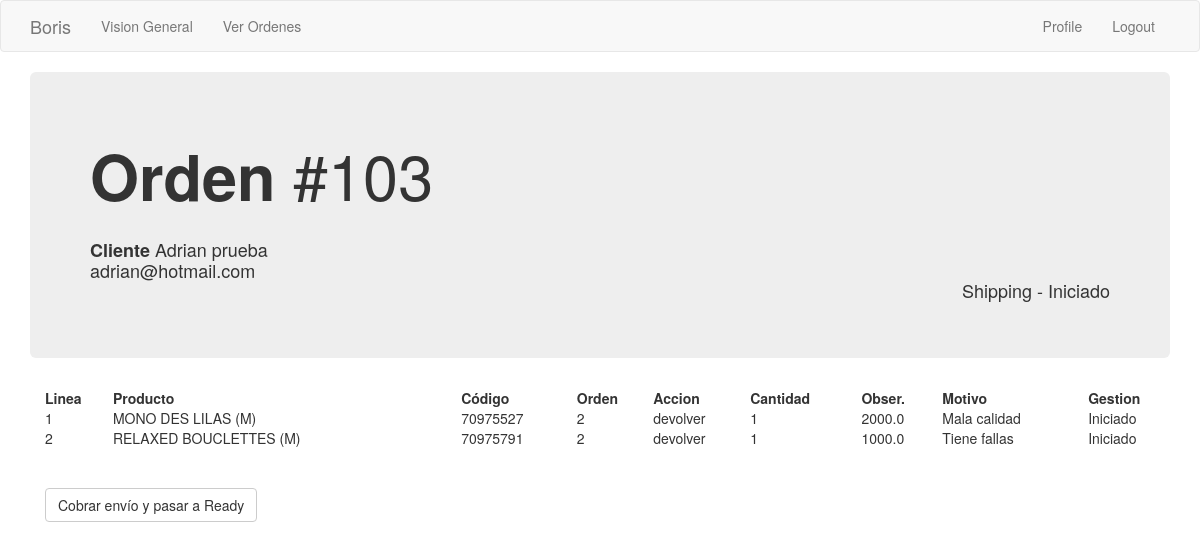
/orden/2 (signed in), run on the app's committed database.
### app/models.py (models this page shows, shortened)
class Order_header(db.Model):
    id = db.Column(db.Integer, primary_key=True)
    order_number = db.Column(db.Integer, index=True)
    order_id_anterior = db.Column(db.Integer)
    creation_date = db.Column(db.String(35), index=True)
    last_update_date = db.Column(db.String(35))
    payment_method = db.Column(db.String(10))
    payment_card = db.Column(db.String(10))
    courier_order_id = db.Column(db.String(64), index=True)
    status = db.Column(db.String(15))
    sub_status = db.Column(db.String(15))
    customer_address = db.Column(db.String(64))
    customer_number = db.Column(db.String(10))
    customer_floor = db.Column(db.String(10))
    customer_zipcode = db.Column(db.String(8))
    customer_locality = db.Column(db.String(64))
    customer_city = db.Column(db.String(64))
    customer_province = db.Column(db.String(64))
    customer_country = db.Column(db.String(64))
    detalle = db.relationship('Order_detail', backref='productos', lazy='dynamic')
    transaction = db.relationship('Transaction_log', backref='transaccion', lazy='dynamic')
    customer_id = db.Column(db.Integer, db.ForeignKey('customer.id'))
    store = db.Column(db.Integer, db.ForeignKey('company.store_id'))

class Customer(db.Model):
    id = db.Column(db.Integer, primary_key=True)
    platform = db.Column(db.String(64), index=True)
    name = db.Column(db.String(64), index=True)
    email = db.Column(db.String(120), index=True, unique=True)
    phone = db.Column(db.String(15))
    orders = db.relationship('Order_header', backref='buyer', lazy='dynamic')

class Order_detail(db.Model):
    order_line_number = db.Column(db.String, primary_key=True)
    line_number = db.Column(db.Integer)
    prod_id = db.Column(db.Integer)
    name = db.Column(db.String(120))
    variant = db.Column(db.Integer)
    accion = db.Column(db.String(10))
    accion_cambiar_por = db.Column(db.Integer)
    accion_cantidad = db.Column(db.Integer)
    motivo = db.Column(db.String(50))
    monto_a_devolver = db.Column(db.Float)
    gestionado = db.Column(db.String(10))
    order = db.Column(db.Integer, db.ForeignKey('order_header.id'))

### app/main/routes.py (the view)
@bp.route('/orden/<orden_id>')
@login_required
def orden(orden_id):
    orden = Order_header.query.filter_by(id=orden_id).first()
    orden_linea = Order_detail.query.filter_by(order=orden_id).all()
    return render_template('orden.html', orden=orden, orden_linea=orden_linea, customer=orden.buyer)

### app/main/routes.py (called while the page is built)
@bp.before_app_request
def before_request():
    if current_user.is_authenticated:
        current_user.last_seen = datetime.utcnow()
        db.session.commit()

### app/models.py (called while the page is built)
@login.user_loader
def load_user(id):
    return User.query.get(int(id))

### app/templates/orden.html (shortened to what this page needs)
{% extends "base.html" %}
{% block app_content %}
    <div class='jumbotron'>
        <h1>
            <strong>Orden </strong>#{{orden.order_number}}
        </h1>
        <h4>
            <br> <strong> Cliente </strong>{{customer.name}}
            <br>         {{customer.email}}
            <div class="text-right"> {{orden.status}} - {{orden.sub_status}} </div>
        </h4>
    </div>
    <div class='container'>
        <table style="width:100%">
            <tr>
                <th>Linea</th>
                <th>Producto</th>
                <th>Código</th>
                <th>Orden</th>
                <th>Accion</th>
                <th>Cantidad</th>
                <th>Obser.</th>
                <th>Motivo</th>
                <th>Gestion</th>
            </tr>
            {% for i in orden_linea %}
            <tr>
                <td>{{i['line_number']}}</td>
                <td>{{i['name']}}</td>
                <td>{{i['prod_id']}}</td>
                <td>{{i['order']}}</td>
                <td>{{i['accion']}}</td>
                <td>{{i['accion_cantidad']}}</td>
                <td>
                {% if i['accion'] == 'cambiar' %}
                    {{i['accion_cambiar_por']}}
                {% else %}
                    {{i['monto_a_devolver']}}
                {% endif %}
                </td>
                <td>{{i['motivo']}}</td>
                <td>{{i['gestionado']}}</td>
            </tr>
            {% endfor %}
        </table>
        <br><br>
            {% if orden.sub_status == 'Iniciado' %}
                {% set text = 'Cobrar envío y pasar a Ready' %}
                {% set accion_orden = 'toReady' %}
            {% endif %}
            {% if orden.sub_status == 'Recibido' %}
                {% set text = 'Revisar y aprobar Solicitud' %}
                {% set accion_orden = 'toApproved' %}
            {% endif %}
            <a href="{{ url_for('main.gestionar_ordenes', orden_id = orden.id, accion_orden = accion_orden ) }}">
            <button class="btn btn-default"> {{text}} </button></a>
    </div>
{% endblock %}

### data on the page
Order_header: order_number "103", status "Shipping", sub_status "Iniciado"
Customer: name "Adrian prueba", email "adrian@hotmail.com"
Order_detail: line_number "1", name "MONO DES LILAS (M)", prod_id "70975527", order "2", accion "devolver", accion_cantidad "1", monto_a_devolver "2000.0", motivo "Mala calidad", gestionado "Iniciado"
Order_detail: line_number "2", name "RELAXED BOUCLETTES (M)", prod_id "70975791", order "2", accion "devolver", accion_cantidad "1", monto_a_devolver "1000.0", motivo "Tiene fallas", gestionado "Iniciado"

### other printed values
{{ 'Logout' }} "Logout"
{{ text }} "Cobrar envío y pasar a Ready"
